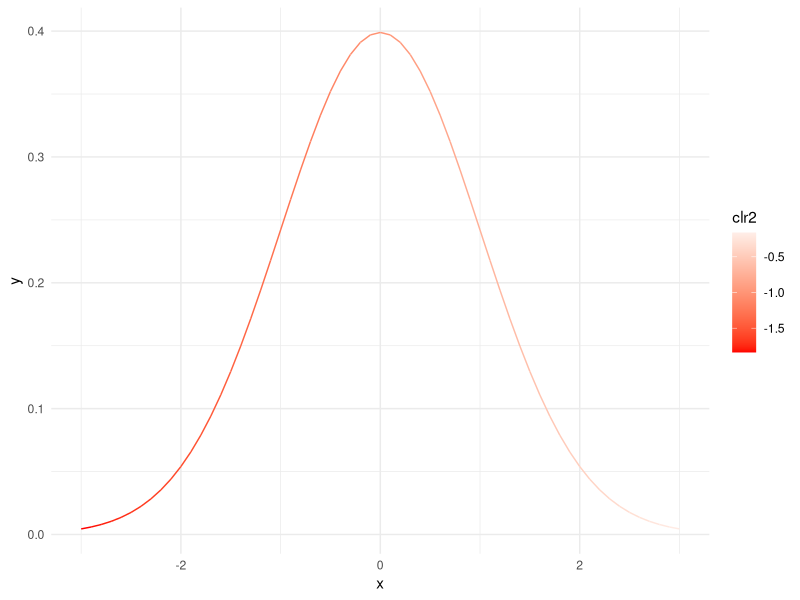
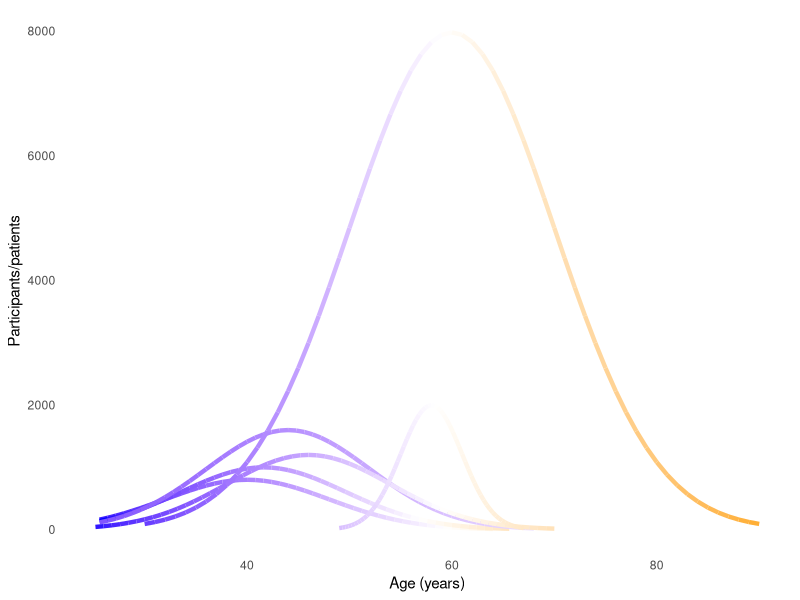
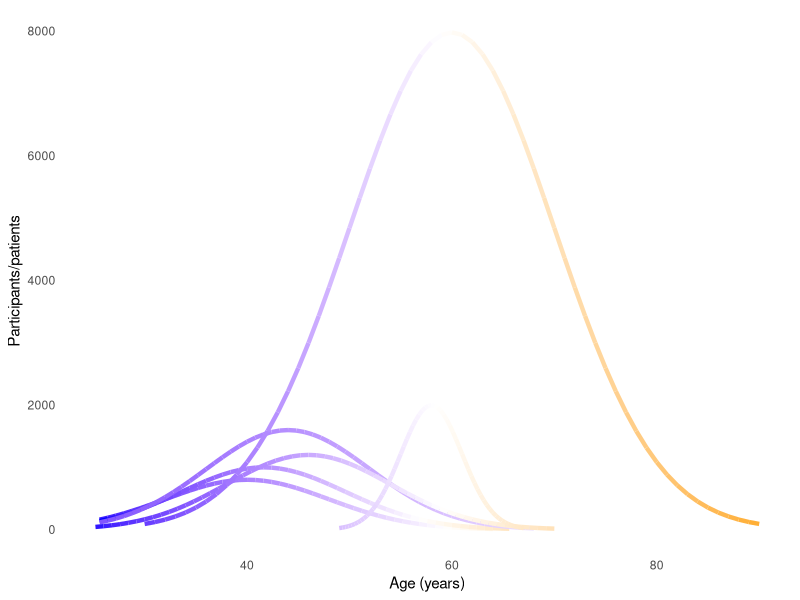

These figures' R source, in order:
library(tidyverse)
set.seed(1234)
MakeDf <- function(m, s, lo, hi){
  a <- seq(-3, 3, 0.1)
  b <- dnorm(a)
  ## transform
  a <- a*s
  a <- a + m
  mydf <- tibble(x = a, y = b)
  mydf <- mydf %>% 
    mutate(clr = seq(from = lo, to = hi, length.out = length(x)))
  mydf
}


mydf <- MakeDf(0, 1, -1, 0.1)

## I think that we want to model an interaction
MyInter <- function(x, multiple = 0.4) {
  -1 + x * (multiple + rnorm(1, mean = 0, sd = 0.1))
}
mydf <- mydf %>% 
  mutate(clr2 = MyInter(x))
mydf$clr %>% range
mydf$clr2 %>% range
a <- ggplot(mydf, aes(x = x, y = y, colour = clr2)) +
  geom_line() +
  scale_color_gradient2(midpoint = 0, low = "red", high = "blue") +
  theme_minimal()
a

# mydf1 <- mydf %>% 
#   mutate(x = x,
#          y = y * 0.2,
#          clr2 = MyInter(x))
# mydf2 <- mydf %>% 
#   mutate(x = x + 1,
#          y = y * 0.5,
#          clr2 = MyInter(x))

fivetrials <- pmap(list(
  c(0, 0.2, 0.5, 0.75, 6),
  c(0.2, 0.25, 0.4, 0.3, 0.5),
  c(0.8, 0.8, 0.8, 0.8, 0.3)), function(xs, ys, ss) {
                     mydf %>% 
                       mutate(x = x + xs,
                              y = y * ys,
                              x = x*ss,
                              clr2 = MyInter(x, 0.5))
                   })

names(fivetrials) <- seq_along(fivetrials)
fivetrials <- bind_rows(fivetrials, .id = "dataset") %>% 
  mutate(dataset = as.integer(dataset))
obs <- mydf %>% 
  mutate(x = x + 2,
         y = y * 2,
         clr2 = MyInter(x, multiple = 0.6),
         dataset = max(fivetrials$dataset) + 1)

tot <- bind_rows(fivetrials,
                 obs) 

## converting between scales for plots
there <- function(x) x*10 + 40
back <- function(x) (x-40) / 10
tot <- tot %>% 
  filter(there(x) >= 25)
a <- ggplot(tot, aes(x = x, y = y, colour = clr2, group = dataset)) +
  geom_line(linewidth = 1.5) +
  scale_color_gradient2(midpoint = 0, low = "blue", high = "orange",
                        guide = NULL) +
  theme_minimal() +
  theme(panel.grid = element_blank()) +
  # facet_wrap(~type, ncol = 1) +
  scale_y_continuous("Participants/patients", labels = function(x) round(10000*x)) +
  scale_x_continuous("Age (years)", labels = there) 
a
png("quickplot.png")
a
dev.off()
